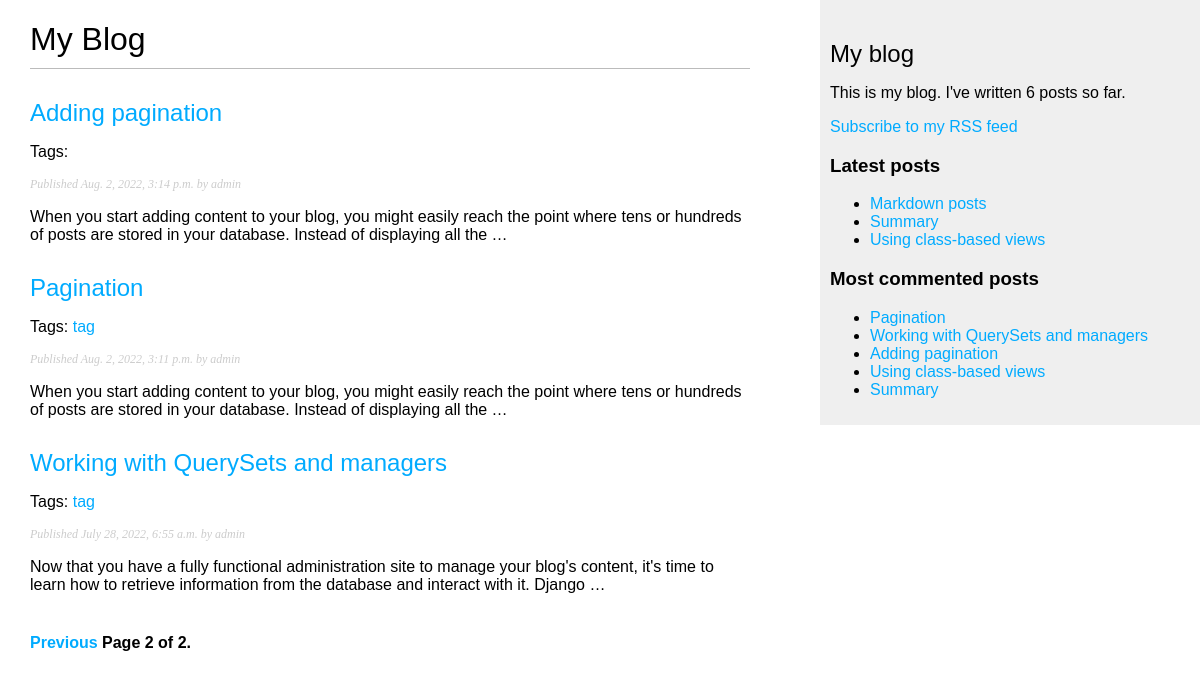
Screenshot of /blog/?page=2 with the database file from the repository.
### blog/models.py (models this page shows, shortened)
class Post(models.Model):
    STATUS_CHOICES = (
        ('draft', 'Draft'),
        ('published', 'Published'),
    )
    title = models.CharField(max_length=250)
    slug = models.SlugField(max_length=250,
                            unique_for_date='publish')
    author = models.ForeignKey(User,
                               on_delete=models.CASCADE,
                               related_name='blog_posts')
    body = models.TextField()
    publish = models.DateTimeField(default=timezone.now)
    created = models.DateTimeField(auto_now_add=True)
    updated = models.DateTimeField(auto_now=True)
    status = models.CharField(max_length=10,
                              choices=STATUS_CHOICES,
                              default='draft')
    objects = models.Manager()  # The default manager.
    published = PublishedManager()  # Our custom manager.
    tags = TaggableManager()
    class Meta:
        ordering = ('-publish',)
    def get_absolute_url(self):
        return reverse('blog:post_detail',
                       args=[self.publish.year,
                             self.publish.month,
                             self.publish.day, self.slug])

### blog/views.py (the view)
# urls.py: path('', post_list, name='post_list'),
def post_list(request, tag_slug=None):
    object_list = Post.published.all()
    tag = None
    if tag_slug:
        tag = get_object_or_404(Tag, slug=tag_slug)
        object_list = object_list.filter(tags__in=[tag])
    paginator = Paginator(object_list, 3)  # 3 posts in each page
    page = request.GET.get('page')
    try:
        posts = paginator.page(page)
    except PageNotAnInteger:
        posts = paginator.page(1)
    except EmptyPage:
        posts = paginator.page(paginator.num_pages)
    return render(request,
                  'blog/post/list.html',
                  {'page': page,
                   'posts': posts,
                   'tag': tag})

### blog/models.py (called while the page is built)
    def get_queryset(self):
        return super(PublishedManager,
                     self).get_queryset() \
            .filter(status='published')

### blog/templatetags/blog_tags.py (called while the page is built)
@register.simple_tag
def total_posts():
    return Post.published.count()

@register.inclusion_tag('blog/post/latest_posts.html')
def show_latest_posts(count=5):
    latest_posts = Post.published.order_by('-publish')[:count]
    return {'latest_posts': latest_posts}

@register.simple_tag
def get_most_commented_posts(count=5):
    return Post.published.annotate(
               total_comments=Count('comments')
           ).order_by('-total_comments')[:count]

@register.filter(name='markdown')
def markdown_format(text):
    return mark_safe(markdown.markdown(text))

### templates/blog/post/list.html (shortened to what this page needs)
{% extends "blog/base.html" %}
{% load blog_tags %}
{% block content %}
  <h1>My Blog</h1>
  {% for post in posts %}
    <h2>
      <a href="{{ post.get_absolute_url }}">
        {{ post.title }}
      </a>
    </h2>
    <p class="tags">
      Tags:
      {% for tag in post.tags.all %}
        <a href="{% url 'blog:post_list_by_tag' tag.slug %}">
          {{ tag.name }}
        </a>
      {% endfor %}
    </p>
    <p class="date">
      Published {{ post.publish }} by {{ post.author }}
    </p>
    {{ post.body|markdown|truncatewords_html:30 }}
  {% endfor %}
  {% include "pagination.html" with page=posts %}
{% endblock %}

### templates/blog/base.html (shortened to what this page needs)
{% load blog_tags %}
{% load static %}
<!DOCTYPE html>
<html>
<head>
  <link href="{% static 'css/blog.css' %}" rel="stylesheet">
</head>
<body>
  <div id="content">
    {% block content %}
    {% endblock %}
  </div>
  <div id="sidebar">
    <h2>My blog</h2>
    <p>This is my blog. I've written {% total_posts %} posts so far.</p>
    <p><a href="{% url 'blog:post_feed' %}">Subscribe to my RSS feed</a></p>
    <h3>Latest posts</h3>
    {% show_latest_posts 3 %}
    <h3>Most commented posts</h3>
    {% get_most_commented_posts as most_commented_posts %}
    <ul>
      {% for post in most_commented_posts %}
        <li>
          <a href="{{ post.get_absolute_url }}">{{ post.title }}</a>
        </li>
      {% endfor %}
    </ul>
  </div>
</body>
</html>

### templates/blog/post/latest_posts.html
<ul>
  {% for post in latest_posts %}
    <li>
      <a href="{{ post.get_absolute_url }}">{{ post.title }}</a>
    </li>
  {% endfor %}
</ul>

### blog/static/css/blog.css (style rules this page uses)
body { margin:0; padding:0; font-family:helvetica, sans-serif; }
a { color:#00abff; text-decoration:none; }
h1 { font-weight:normal; border-bottom:1px solid #bbb; padding:0 0 10px 0; }
h2 { font-weight:normal; margin:30px 0 0; }
#content { float:left; width:60%; padding:0 0 0 30px; }
#sidebar { float:right; width:30%; padding:10px; background:#efefef; height:100%; }
p.date { color:#ccc; font-family: georgia, serif; font-size: 12px; font-style: italic; }

### rows the page displays
Post: title "Adding pagination", publish "Aug. 2, 2022, 3:14 p.m.", author "admin", body "When you start adding content to your blog, you might easily reach the point where tens or hundreds of posts are stored in your database. Instead of displaying all the …"
Post: title "Pagination", publish "Aug. 2, 2022, 3:11 p.m.", author "admin", body "When you start adding content to your blog, you might easily reach the point where tens or hundreds of posts are stored in your database. Instead of displaying all the …"
Tag: name "tag"
Post: title "Working with QuerySets and managers", publish "July 28, 2022, 6:55 a.m.", author "admin", body "Now that you have a fully functional administration site to manage your blog's content, it's time to learn how to retrieve information from the database and interact with it. Django …"
Post: title "Markdown posts"
Post: title "Summary"
Post: title "Using class-based views"

### other values shown
{{ page.number }} "2"
{{ page.paginator.num_pages }} "2"
